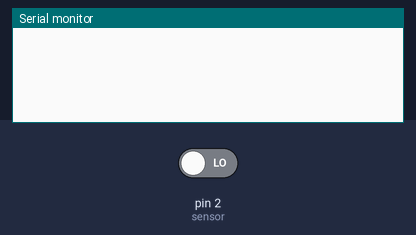
Bench run of a sketch on a simulated Arduino Leonardo, built with avr-gcc and run on an emulated ATmega32U4. Parts: the last lines printed to the serial monitor. The test bench sets the inputs (shaded band); at power-on: pin 2 (sensor) LOW.

Above: at 1.2 s.
1.3 s: pin 2 (sensor) driven HIGH
At 1.9 s:
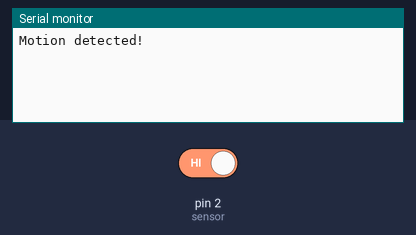
2.8 s: pin 2 (sensor) driven LOW
At 4.3 s:
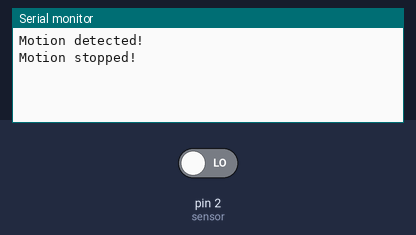

The sketch:

motion-sensor.ino
```cpp
#include "HID-Project.h"


int sensor = 2;   // the pin that the sensor is atteched to
int state = LOW;  // by default, no motion detected
int val = 0;      // variable to store the sensor status (value)

void setup() {

  pinMode(sensor, INPUT);  // initialize sensor as an input
  Serial.begin(9600);      // initialize serial
}

void loop() {
  val = digitalRead(sensor);  // read sensor value
  if (val == HIGH) {          // check if the sensor is HIGH

    if (state == LOW) {
      Serial.println("Motion detected!");
      state = HIGH;  // update variable state to HIGH
    }
  } else {


    if (state == HIGH) {
      Serial.println("Motion stopped!");
      state = LOW;  // update variable state to LOW
    }
  }
}
```

Measured:
- after the input at 1.3 s, the serial monitor: prints a new line at once (image 1)
- after the input at 2.8 s, the serial monitor: prints a new line at once (image 2)
